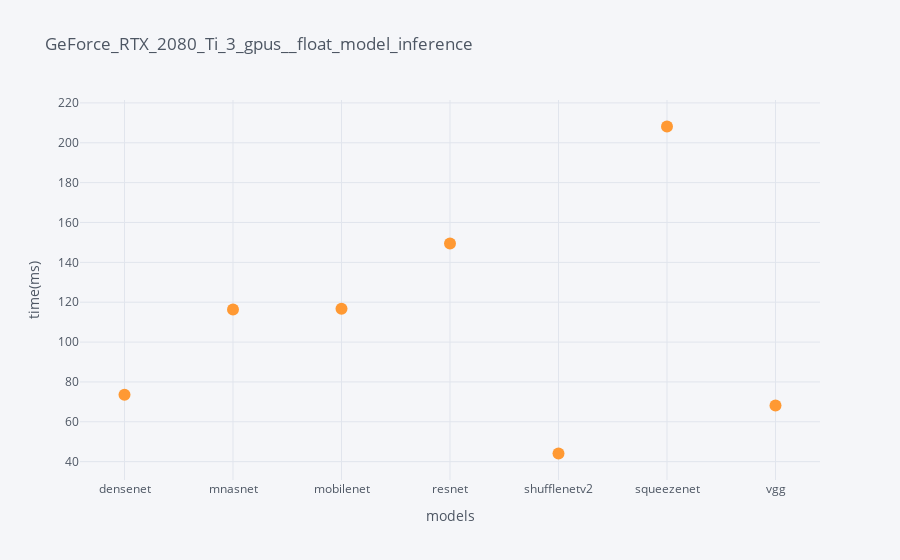
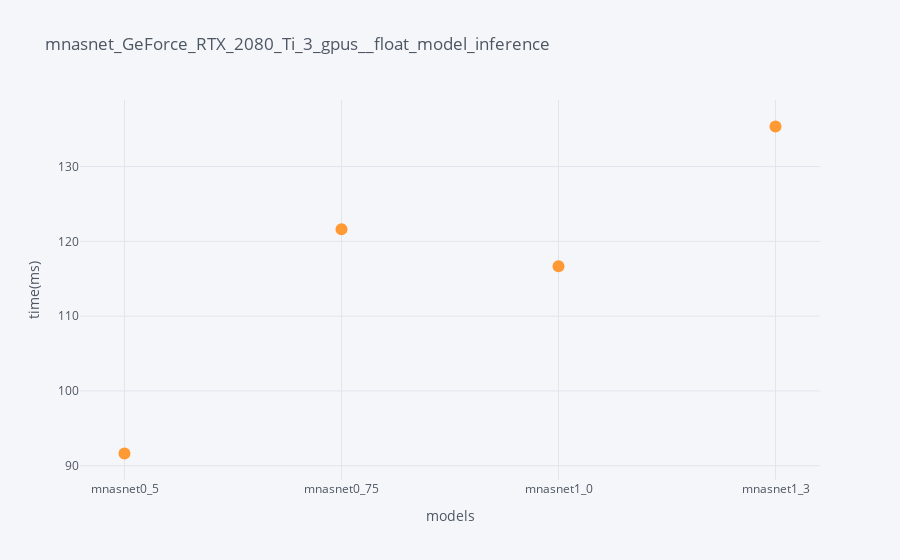
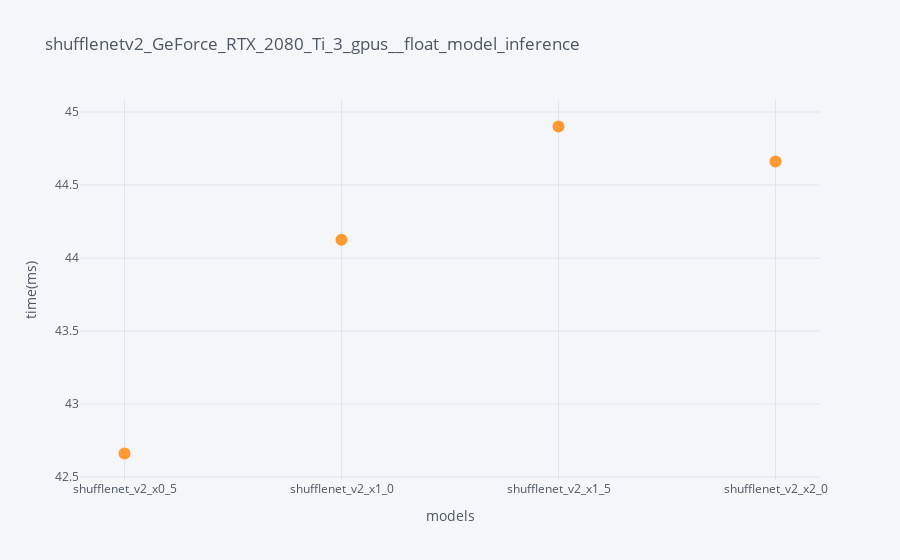
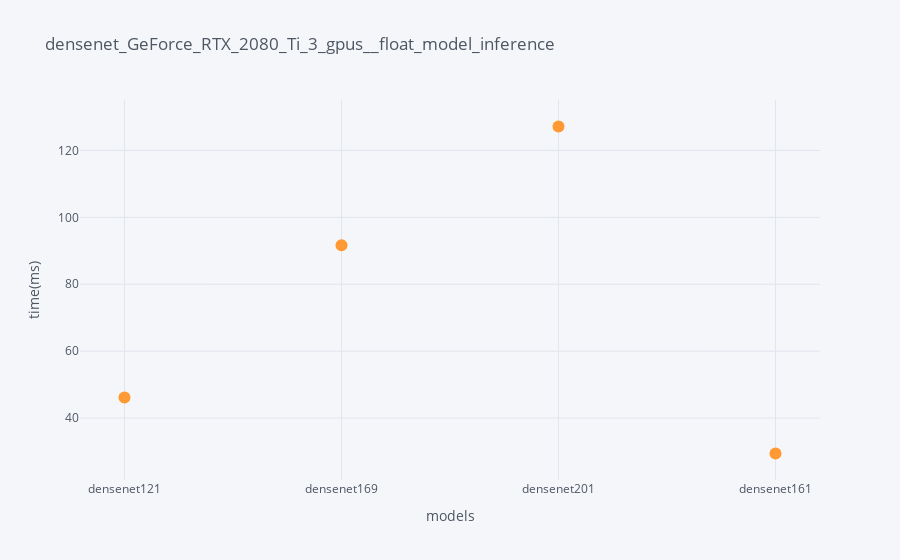

Notebook code for these charts, in order:
### Code cell
for csv in csv_list:
    df=pd.read_csv(csv)
    df.columns = pd.MultiIndex.from_tuples(columes)
    df.groupby(level=0,axis=1).mean().mean()
    title=csv.split('/')[1].split('_benchmark')[0]
    title=title.replace(' ','_')
    df.groupby(level=0,axis=1).mean().mean().iplot(kind='scatter',mode='markers',title=title,yTitle='time(ms)',xTitle='models',asImage=True,filename=title)
    for model in MODEL_LIST.keys():
        df.mean()[model].iplot(kind='scatter',mode='markers',title=model+"_"+title,yTitle='time(ms)',xTitle='models',asImage=True,filename=model+"_"+title)
        time.sleep(1)

### Figure 1 — Plotly figure (JSON) as saved in the notebook; plotly's stock layout.template omitted (floating-point values rounded to 4 significant figures)
{"data": [{"line": {"color": "rgba(255, 153, 51, 1.0)", "dash": "solid", "shape": "linear", "width": 1.3}, "marker": {"size": 12, "symbol": "circle"}, "mode": "markers", "name": "None", "text": "", "type": "scatter", "x": ["densenet", "mnasnet", "mobilenet", "resnet", "shufflenetv2", "squeezenet", "vgg"], "y": [73.62, 116.3, 116.7, 149.5, 44.09, 208.2, 68.14]}], "layout": {"legend": {"bgcolor": "#F5F6F9", "font": {"color": "#4D5663"}}, "paper_bgcolor": "#F5F6F9", "plot_bgcolor": "#F5F6F9", "title": {"font": {"color": "#4D5663"}, "text": "GeForce_RTX_2080_Ti_3_gpus__float_model_inference"}, "xaxis": {"gridcolor": "#E1E5ED", "showgrid": true, "tickfont": {"color": "#4D5663"}, "title": {"font": {"color": "#4D5663"}, "text": "models"}, "zerolinecolor": "#E1E5ED"}, "yaxis": {"gridcolor": "#E1E5ED", "showgrid": true, "tickfont": {"color": "#4D5663"}, "title": {"font": {"color": "#4D5663"}, "text": "time(ms)"}, "zerolinecolor": "#E1E5ED"}}}

### Figure 2 — Plotly figure (JSON) as saved in the notebook; plotly's stock layout.template omitted (floating-point values rounded to 4 significant figures)
{"data": [{"line": {"color": "rgba(255, 153, 51, 1.0)", "dash": "solid", "shape": "linear", "width": 1.3}, "marker": {"size": 12, "symbol": "circle"}, "mode": "markers", "name": "None", "text": "", "type": "scatter", "x": ["mnasnet0_5", "mnasnet0_75", "mnasnet1_0", "mnasnet1_3"], "y": [91.64, 121.6, 116.7, 135.4]}], "layout": {"legend": {"bgcolor": "#F5F6F9", "font": {"color": "#4D5663"}}, "paper_bgcolor": "#F5F6F9", "plot_bgcolor": "#F5F6F9", "title": {"font": {"color": "#4D5663"}, "text": "mnasnet_GeForce_RTX_2080_Ti_3_gpus__float_model_inference"}, "xaxis": {"gridcolor": "#E1E5ED", "showgrid": true, "tickfont": {"color": "#4D5663"}, "title": {"font": {"color": "#4D5663"}, "text": "models"}, "zerolinecolor": "#E1E5ED"}, "yaxis": {"gridcolor": "#E1E5ED", "showgrid": true, "tickfont": {"color": "#4D5663"}, "title": {"font": {"color": "#4D5663"}, "text": "time(ms)"}, "zerolinecolor": "#E1E5ED"}}}

### Figure 3 — Plotly figure (JSON) as saved in the notebook; plotly's stock layout.template omitted (floating-point values rounded to 4 significant figures)
{"data": [{"line": {"color": "rgba(255, 153, 51, 1.0)", "dash": "solid", "shape": "linear", "width": 1.3}, "marker": {"size": 12, "symbol": "circle"}, "mode": "markers", "name": "None", "text": "", "type": "scatter", "x": ["shufflenet_v2_x0_5", "shufflenet_v2_x1_0", "shufflenet_v2_x1_5", "shufflenet_v2_x2_0"], "y": [42.66, 44.12, 44.9, 44.66]}], "layout": {"legend": {"bgcolor": "#F5F6F9", "font": {"color": "#4D5663"}}, "paper_bgcolor": "#F5F6F9", "plot_bgcolor": "#F5F6F9", "title": {"font": {"color": "#4D5663"}, "text": "shufflenetv2_GeForce_RTX_2080_Ti_3_gpus__float_model_inference"}, "xaxis": {"gridcolor": "#E1E5ED", "showgrid": true, "tickfont": {"color": "#4D5663"}, "title": {"font": {"color": "#4D5663"}, "text": "models"}, "zerolinecolor": "#E1E5ED"}, "yaxis": {"gridcolor": "#E1E5ED", "showgrid": true, "tickfont": {"color": "#4D5663"}, "title": {"font": {"color": "#4D5663"}, "text": "time(ms)"}, "zerolinecolor": "#E1E5ED"}}}

### Figure 4 — Plotly figure (JSON) as saved in the notebook; plotly's stock layout.template omitted (floating-point values rounded to 4 significant figures)
{"data": [{"line": {"color": "rgba(255, 153, 51, 1.0)", "dash": "solid", "shape": "linear", "width": 1.3}, "marker": {"size": 12, "symbol": "circle"}, "mode": "markers", "name": "None", "text": "", "type": "scatter", "x": ["densenet121", "densenet169", "densenet201", "densenet161"], "y": [46.18, 91.7, 127.2, 29.41]}], "layout": {"legend": {"bgcolor": "#F5F6F9", "font": {"color": "#4D5663"}}, "paper_bgcolor": "#F5F6F9", "plot_bgcolor": "#F5F6F9", "title": {"font": {"color": "#4D5663"}, "text": "densenet_GeForce_RTX_2080_Ti_3_gpus__float_model_inference"}, "xaxis": {"gridcolor": "#E1E5ED", "showgrid": true, "tickfont": {"color": "#4D5663"}, "title": {"font": {"color": "#4D5663"}, "text": "models"}, "zerolinecolor": "#E1E5ED"}, "yaxis": {"gridcolor": "#E1E5ED", "showgrid": true, "tickfont": {"color": "#4D5663"}, "title": {"font": {"color": "#4D5663"}, "text": "time(ms)"}, "zerolinecolor": "#E1E5ED"}}}
